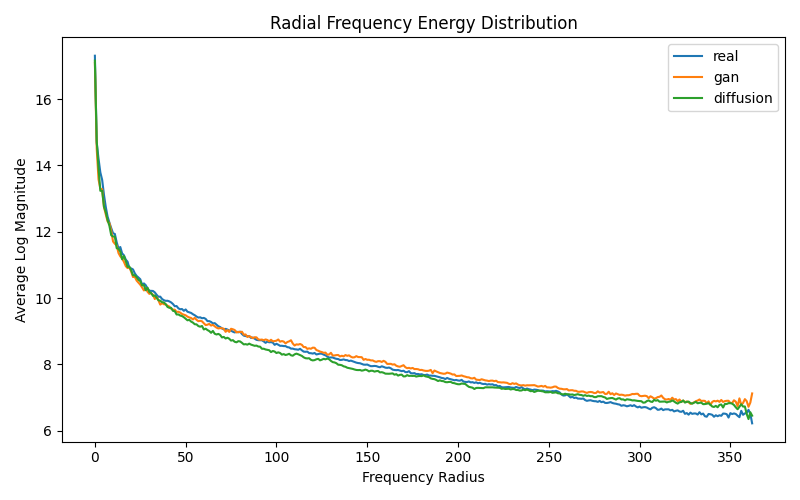
#> input picture outputs/plots/radial_comparison.png, 800 x 500 px, given as the content of the folder ../data/real, which was not available
$ python frequency_analysis.py
#> lines starting #> are read from the running program, lines starting #| are printed output that depends on the picture; pictures that were not available may be replaced by others from this repository, and a replacement may not be noted
### experiments/utils.py
import cv2
import numpy as np
import os


def load_and_preprocess(image_path, size=512):
    """
    Load image, resize to fixed size, convert to grayscale.
    """
#> called with image_path = '../data/real/radial_comparison.png', size = 512
    img = cv2.imread(image_path)
#> img is the input picture: shape (500, 800, 3); mean B, G, R 248.9, 249.7, 249.3
    img = cv2.cvtColor(img, cv2.COLOR_BGR2RGB)
    img = cv2.resize(img, (size, size))
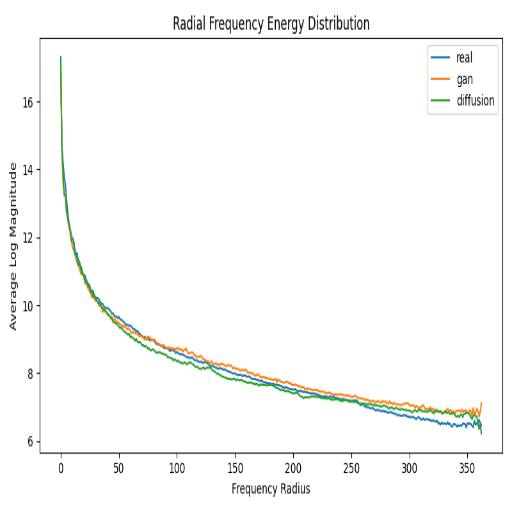
#> img: shape (512, 512, 3); mean R, G, B 249.4, 249.8, 249
    gray = cv2.cvtColor(img, cv2.COLOR_RGB2GRAY)
    return gray


def compute_fft_magnitude(gray_image):
    """
    Compute log-magnitude of centered 2D FFT.
    """
    f = np.fft.fft2(gray_image)
    fshift = np.fft.fftshift(f)

    magnitude = np.abs(fshift)
    magnitude_log = np.log1p(magnitude)
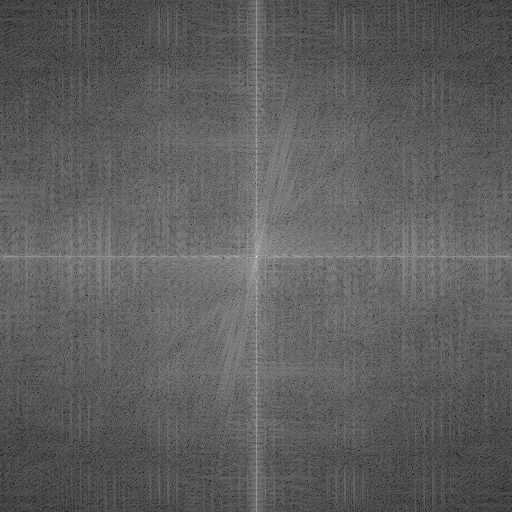
#> magnitude_log: shape (512, 512) float64; min 2.39, max 18, mean 8.19; drawn with min black and max white

    return magnitude_log


def radial_profile(magnitude_spectrum):
    """
    Compute radial average of frequency magnitude.
    """
    h, w = magnitude_spectrum.shape
#> h = 512; w = 512
    center = (h // 2, w // 2)
#> center = (256, 256)

    y, x = np.indices((h, w))
    r = np.sqrt((x - center[1])**2 + (y - center[0])**2)
    r = r.astype(np.int32)

    tbin = np.bincount(r.ravel(), magnitude_spectrum.ravel())
#> tbin = 363 values, max 12502.3 at index 246, min 6.47 at index 362, mean 5917.7
    nr = np.bincount(r.ravel())

    radialprofile = tbin / (nr + 1e-8)
#> radialprofile = 363 values, max 18 at index 0, min 5.92 at index 361, mean 8.39

    return radialprofile


def normalize_spectrum(spec):
    """
    Normalize spectrum to [0,1] for consistent visualization.
    """
    spec = spec - np.min(spec)
    spec = spec / (np.max(spec) + 1e-8)
    return spec


def ensure_dir(path):
    if not os.path.exists(path):
        os.makedirs(path)

### experiments/frequency_analysis.py
import os
import numpy as np
import matplotlib.pyplot as plt
import matplotlib as mpl

from utils import (
    load_and_preprocess,
    compute_fft_magnitude,
    radial_profile,
    normalize_spectrum,
    ensure_dir
)

# -----------------------------
# Configuration
# -----------------------------

DATA_DIR = "../data"
OUTPUT_PLOTS = "../outputs/plots"

ensure_dir(OUTPUT_PLOTS)

classes = ["real", "gan", "diffusion"]

# Publication-style font settings
mpl.rcParams["font.family"] = "serif"
mpl.rcParams["font.size"] = 12

# -----------------------------
# Containers
# -----------------------------

class_radial_profiles = {}
class_spectra_images = {cls: [] for cls in classes}

# -----------------------------
# Processing
# -----------------------------

for cls in classes:
    class_path = os.path.join(DATA_DIR, cls)
    profiles = []

    for img_name in sorted(os.listdir(class_path)):
        img_path = os.path.join(class_path, img_name)

        gray = load_and_preprocess(img_path)
        magnitude = compute_fft_magnitude(gray)

        # Store normalized spectrum for visualization
        class_spectra_images[cls].append(normalize_spectrum(magnitude))

        # Radial profile (use non-normalized for statistics)
        profile = radial_profile(magnitude)
#> profile has the same summary as radialprofile in radial_profile
        profiles.append(profile)

    # Trim to smallest length
    min_len = min(len(p) for p in profiles)
#> min_len = 363
    profiles_trimmed = [p[:min_len] for p in profiles]
#> profiles_trimmed = 1 item
    mean_profile = np.mean(profiles_trimmed, axis=0)
#> mean_profile has the same summary as radialprofile in radial_profile

    class_radial_profiles[cls] = mean_profile

# -----------------------------
# 1️⃣ Publication-Quality Spectrum Grid
# -----------------------------

min_images = min(len(class_spectra_images[cls]) for cls in classes)

fig, axes = plt.subplots(
    min_images,
    len(classes),
    figsize=(10, 3 * min_images),
    constrained_layout=True
)

for col, cls in enumerate(classes):
    for row in range(min_images):

        spectrum = class_spectra_images[cls][row]

        ax = axes[row, col] if min_images > 1 else axes[col]
        im = ax.imshow(spectrum, cmap="inferno")
        ax.axis("off")

        if row == 0:
            ax.set_title(cls.capitalize(), fontsize=14, fontweight="bold")

# Shared colorbar
cbar = fig.colorbar(im, ax=axes.ravel().tolist(), shrink=0.6)
cbar.set_label("Normalized Log-Magnitude")

plt.savefig(
    os.path.join(OUTPUT_PLOTS, "spectrum_grid_publication.png"),
    dpi=300
)
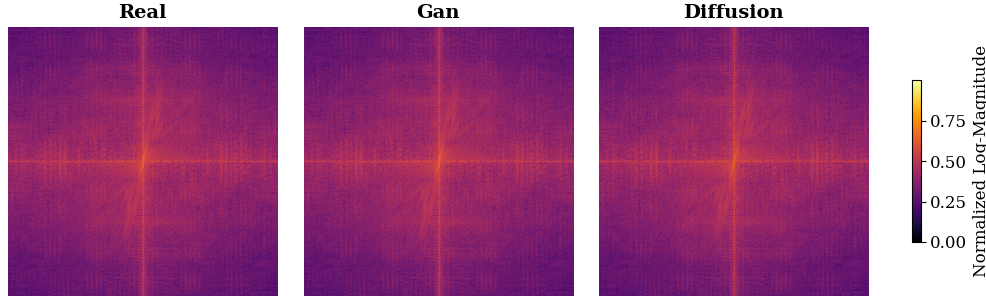
#> figure drawn by matplotlib, 4 panels
plt.close()
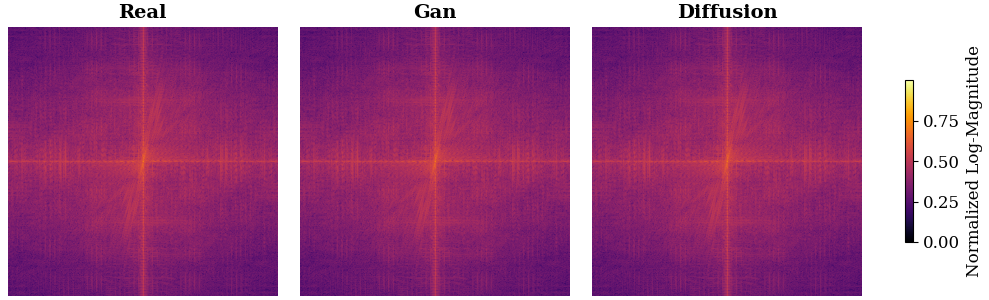
#> figure drawn by matplotlib, 4 panels

print("Spectrum grid saved.")

# -----------------------------
# 2️⃣ Radial Energy Comparison Plot
# -----------------------------

plt.figure(figsize=(8, 5))

for cls in classes:
    plt.semilogy(
        class_radial_profiles[cls],
        label=cls.capitalize(),
        linewidth=2
    )

plt.xlabel("Frequency Radius (f)")
plt.ylabel("Spectral Energy E(f)")
plt.title("Radial Frequency Energy Distribution")

# Add theoretical power-law equation
plt.text(
    0.60, 0.85,
    r"$E(f) \propto \frac{1}{f^{\alpha}}$",
    transform=plt.gca().transAxes,
    fontsize=14,
    bbox=dict(facecolor='white', alpha=0.8, edgecolor='gray')
)

plt.legend()
plt.grid(True, which="both", linestyle="--", alpha=0.4)
plt.tight_layout()

plt.savefig(
    os.path.join(OUTPUT_PLOTS, "radial_comparison_publication.png"),
    dpi=300
)
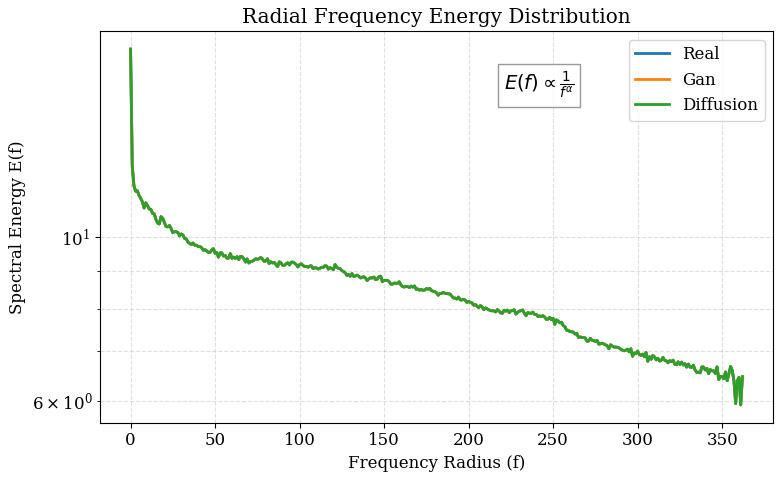
#> figure drawn by matplotlib, 1 panel; curve peaks at x = 0, y = 18; curve peaks at x = 0, y = 18; curve peaks at x = 0, y = 18
plt.close()

print("Radial comparison plot saved.")
print("Frequency analysis complete.")
